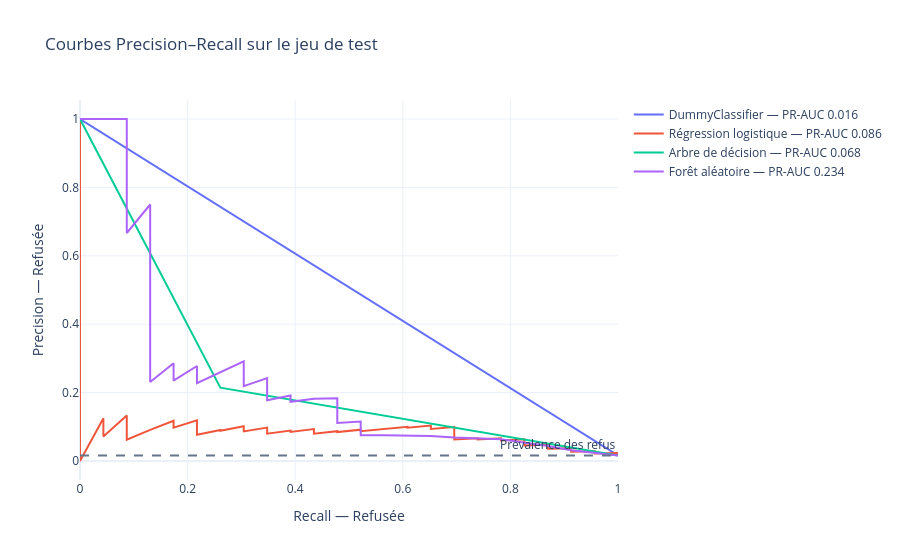

Notebook source saved alongside this figure:
### Code cell
pr_figure = go.Figure()
for model_name in MODEL_NAMES:
    precision_values, recall_values, _ = precision_recall_curve(
        y_test, test_probabilities[model_name]
    )
    pr_auc_value = test_comparison.loc[
        test_comparison["Modèle"].eq(model_name), "PR-AUC"
    ].iloc[0]
    pr_figure.add_trace(
        go.Scatter(
            x=recall_values,
            y=precision_values,
            mode="lines",
            name=f"{model_name} — PR-AUC {pr_auc_value:.3f}",
        )
    )
pr_figure.add_hline(
    y=y_test.mean(),
    line_dash="dash",
    line_color="#64748B",
    annotation_text="Prévalence des refus",
)
pr_figure.update_layout(
    title="Courbes Precision–Recall sur le jeu de test",
    xaxis_title="Recall — Refusée",
    yaxis_title="Precision — Refusée",
)
pr_figure.show()

### Figure 1 — Plotly figure (JSON) as saved in the notebook; plotly's stock layout.template omitted (floating-point values rounded to 4 significant figures; data arrays with more than 128 entries replaced by an {"elided": "..."} marker saying what was removed)
{"data": [{"mode": "lines", "name": "DummyClassifier — PR-AUC 0.016", "type": "scatter", "x": [1.0, 0.0], "y": [0.01627, 1.0]}, {"mode": "lines", "name": "Régression logistique — PR-AUC 0.086", "type": "scatter", "x": {"elided": "1407 float values"}, "y": {"elided": "1407 float values"}}, {"mode": "lines", "name": "Arbre de décision — PR-AUC 0.068", "type": "scatter", "x": [1.0, 0.2609, 0.0], "y": [0.01627, 0.2143, 1.0]}, {"mode": "lines", "name": "Forêt aléatoire — PR-AUC 0.234", "type": "scatter", "x": [1.0, 0.913, 0.913, 0.913, 0.8696, 0.8696, 0.8261, 0.8261, 0.8261, 0.7826, 0.6957, 0.6957, 0.6522, 0.6522, 0.6522, 0.5652, 0.5217, 0.5217, 0.5217, 0.5217, 0.5217, 0.5217, 0.5217, 0.5217, 0.5217, 0.5217, 0.4783, 0.4783, 0.4783, 0.4783, 0.4783, 0.4783, 0.4783, 0.4783, 0.4783, 0.4783, 0.4783, 0.4783, 0.4783, 0.4348, 0.3913, 0.3913, 0.3913, 0.3913, 0.3478, 0.3478, 0.3478, 0.3478, 0.3478, 0.3478, 0.3478, 0.3478, 0.3478, 0.3478, 0.3043, 0.3043, 0.3043, 0.3043, 0.3043, 0.3043, 0.3043, 0.3043, 0.2174, 0.2174, 0.2174, 0.2174, 0.2174, 0.1739, 0.1739, 0.1739, 0.1739, 0.1304, 0.1304, 0.1304, 0.1304, 0.1304, 0.1304, 0.1304, 0.1304, 0.1304, 0.1304, 0.08696, 0.08696, 0.0], "y": [0.01627, 0.03158, 0.03163, 0.03167, 0.04386, 0.04396, 0.0546, 0.05476, 0.05491, 0.0636, 0.06838, 0.06867, 0.07212, 0.07246, 0.07282, 0.07514, 0.07547, 0.08163, 0.08219, 0.08889, 0.08955, 0.1008, 0.1026, 0.1034, 0.1143, 0.1154, 0.1111, 0.1209, 0.1264, 0.1294, 0.131, 0.1392, 0.141, 0.1528, 0.1618, 0.1642, 0.1719, 0.1746, 0.1833, 0.1818, 0.1731, 0.1765, 0.1837, 0.1915, 0.1778, 0.1818, 0.186, 0.2, 0.2051, 0.2105, 0.2162, 0.2222, 0.2353, 0.2424, 0.2188, 0.2333, 0.2414, 0.25, 0.2593, 0.2692, 0.28, 0.2917, 0.2273, 0.2381, 0.25, 0.2632, 0.2778, 0.2353, 0.25, 0.2667, 0.2857, 0.2308, 0.25, 0.2727, 0.3, 0.3333, 0.375, 0.4286, 0.5, 0.6, 0.75, 0.6667, 1.0, 1.0]}], "layout": {"annotations": [{"showarrow": false, "text": "Prévalence des refus", "x": 1, "xanchor": "right", "xref": "x domain", "y": 0.01627, "yanchor": "bottom", "yref": "y"}], "shapes": [{"line": {"color": "#64748B", "dash": "dash"}, "type": "line", "x0": 0, "x1": 1, "xref": "x domain", "y0": 0.01627, "y1": 0.01627, "yref": "y"}], "title": {"text": "Courbes Precision–Recall sur le jeu de test"}, "xaxis": {"title": {"text": "Recall — Refusée"}}, "yaxis": {"title": {"text": "Precision — Refusée"}}}}
